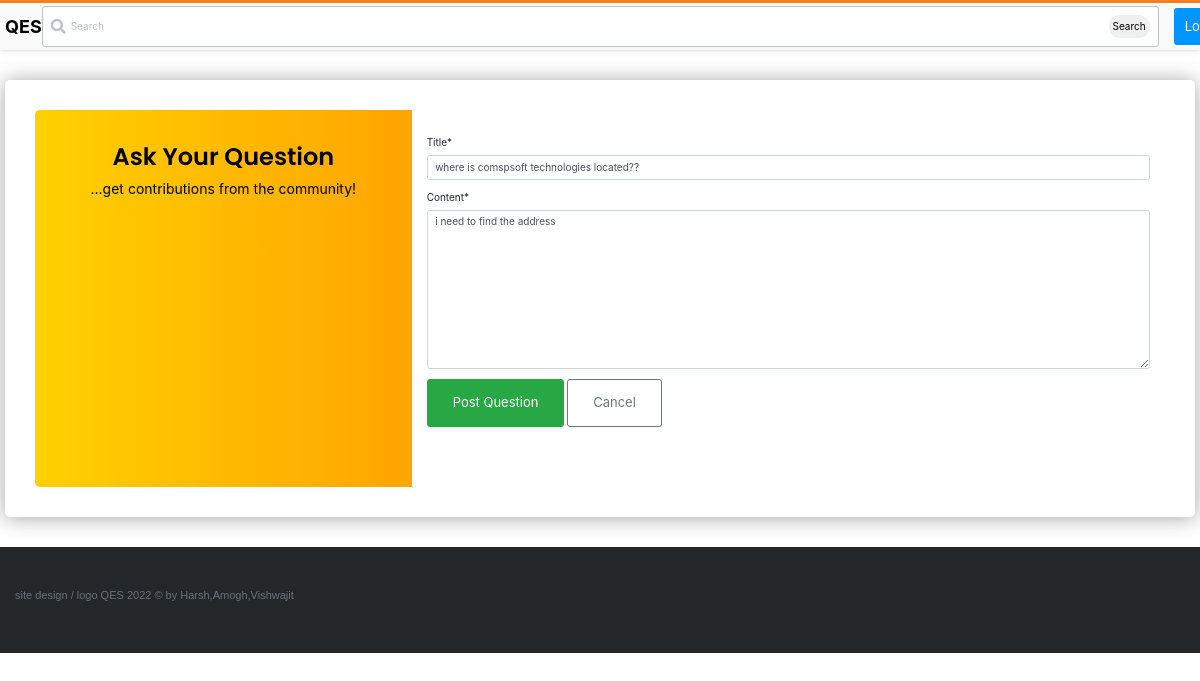
Screenshot of /questions/9/update/ (signed in) with the database file from the repository.
### stackbase/models.py (models this page shows, shortened)
class Question(models.Model):
    user = models.ForeignKey(User, on_delete=models.CASCADE)
    title = models.CharField(max_length=10000)
    content = RichTextField()
    likes = models.ManyToManyField(User, related_name='question_post')
    date_created = models.DateTimeField(default=timezone.now)

### stackbase/views.py (the view, shortened to what this page needs)
# urls.py: path('questions/<int:pk>/update/', views.QuestionUpdateView.as_view(), name="question-update"),
class QuestionUpdateView(UserPassesTestMixin, LoginRequiredMixin, UpdateView):
    model = Question
    fields = ['title', 'content']
    def test_func(self):
        questions = self.get_object()
        if self.request.user == questions.user:
            return True
        return False

### stackbase/templates/stackbase/question_form.html (shortened to what this page needs)
{% extends 'base.html' %}
{% load static %}
{% load crispy_forms_tags %}
{% block content %}
    <!DOCTYPE html>
    <html lang="en">
    <head>
    </head>
    <body>
        <div class="page-content page-container" id="page-content">
            <div class="padding">
                <div class="row  d-flex justify-content-center">
                        <div class="card user-card-full">
                            <div class="row m-l-0 m-r-0">
                                <div class="col-sm-4 bg-c-lite-green user-profile">
                                    <div class="card-block text-center text-white">
                                        <h6 class="f-w-600" style="font-size: 24px; color: black;">Ask Your Question</h6>
                                        <p style="font-size: 14px; color: black;">...get contributions from the community!</p>
                                    </div>
                                </div>
                                <div class="col-sm-8">
                                    <div class="card-block">
                                        </div>
                                        <form action="" method="POST" enctype="multipart/form-data">
                                                {{form|crispy}}
                                                <button class="btn btn-success" id="logout-btn" type="submit">Post Question</button>
                                                <a style="text-decoration: none; " class="btn btn-outline-secondary" href="">Cancel</a>
                                        </form>
                                        <ul class="social-link list-unstyled m-t-40 m-b-10">
                                            <li></li>
                                            <li></li>
                                            <li></li>
                                        </ul>
                                    </div>
                                </div>
                            </div>
                        </div>
                    </div>
                </div>
    </body>
    </html>
{% endblock content %}

### static/main.css (style rules this page uses)
:root { --white: #fff; --black: #0c0d0e; --orange: #f48024; --yellow: #fbf2d4; --green: #5eba7d; --blue: #0077cc; --powder: #e1ecf4; --red: #d1383d; --black-025: #fafafb; --black-050: #eff0f1; --black-075: #e4e6e8; --black-100: #d6d9dc; --black-150: #c8ccd0; --black-200: #bbc0c4; --black-300: #9fa6ad; --black-350: #9199a1; --black-400: #848d95; --black-500: #6a737c; --black-600: #535a60; --black-700: #3c4146; --black-750: #2f3337; --black-800: #242729; --black-900: #0c0d0e; --orange-050: #fff7f2; --orange-100: #fee3cf; --orange-200: #fcd0ad; --orange-300: #f7aa6d; --orange-400: #f48024; --orange-500: #f2720c; --orange-600: #da670b; --orange-700: #bd5c00; --orange-800: #a35200; --orange-900: #874600; --blue-050: #f2f9ff; --blue-100: #cfeafe; --blue-200: #addafc; --blue-300: #6cbbf7; --blue-400: #379fef; --blue-500: #0095ff; --blue-600: #0077cc; --blue-700: #0064bd; --blue-800: #0054a3; --blue-900: #004487; --powder-050: #f4f8fb; --powder-100: #e1ecf4; --powder-200: #d1e5f1; --powder-300: #b3d3ea; --powder-400: #a0c7e4; --powder-500: #7aa7c7; --powder-600: #5b8db1; --powder-700: #39739d; --powder-800: #2c5777; --powder-900: #1e3c52; --green-025: #eef8f1; --green-050: #dcf0e2; --green-100: #cae8d4; --green-200: #a6d9b7; --green-300: #82ca9a; --green-400: #5eba7d; --green-500: #48a868; --green-600: #3d8f58; --green-700: #2f6f44; --green-800: #29603b; --green-900: #1e472c; --yellow-050: #fdf7e3; --yellow-100: #fbf2d4; --yellow-200: #f1e5bc; --yellow-300: #e6d178; --yellow-400: #e9c63f; --yellow-500: #ddb624; --yellow-600: #cea51b; --yellow-700: #b89516; --yellow-800: #9f8010; --yellow-900: #826a0b; --red-050: #fdf3f4; --red-100: #f9d3d7; --red-200: #f4b4bb; --red-300: #e87c87; --red-400: #de535e; --red-500: #d1383d; --red-600: #c02d2e; --red-700: #ac2726; --red-800: #942121; --red-900: #7a1819; --gold: #ffcc01; --gold-lighter: #fff4d1; --gold-darker: #f1b600; --silver: #b4b8bc; --silver-lighter: #e8e8e8; --silver-darker: #9a9c9f; --bronze: #caa789; --bronze-lighter: #f2e9e1; --bronze-darker: #ab825f; --fc-dark: #0c0d0e; --fc-medium: #3c4146; --fc-light: #6a737c; --focus-ring: rgba(0,149,255,0.15); --focus-ring-success: rgba(166,217,183,0.4); --focus-ring-warning: rgba(233,198,63,0.4); --focus-ring-error: rgba(192,45,46,0.15); --focus-ring-muted: rgba(36,39,41,0.1); --bs-sm: 0 1px 2px rgba(0,0,0,0.05),0 1px 4px rgba(0,0,0,0.05),0 2px 8px rgba(0,0,0,0.05); --bs-md: 0 1px 3px rgba(0,0,0,0.06),0 2px 6px rgba(0,0,0,0.06),0 3px 8px rgba(0,0,0,0.09); --bs-lg: 0 1px 4px rgba(0,0,0,0.09),0 3px 8px rgba(0,0,0,0.09),0 4px 13px rgba(0,0,0,0.13); --scrollbar: rgba(0,0,0,0.2); --highlight-bg: #f6f6f6; --highlight-color: #2f3337; --highlight-comment: #656e77; --highlight-punctuation: var(--black-600); --highlight-namespace: #b75501; --highlight-attribute: #015692; --highlight-literal: #b75501; --highlight-symbol: #803378; --highlight-keyword: #015692; --highlight-variable: #54790d; --highlight-addition: #2f6f44; --highlight-deletion: #c02d2e; --dark-blue:#2b2d6e; --magnolia:#f7f6f9; }
*, *::before, *::after { margin: 0; padding: 0; box-sizing: border-box; }
html { font-family: Arial, "Helvetica Neue", Helvetica, sans-serif; font-size: 10px; color: var(--black-800); }
ul { list-style: none; }
a { text-decoration: none; color: var(--blue-600); cursor: pointer; }
.btn { text-align: center; font-size: 1.3rem; border-radius: 3px; transition: all 0.5s; padding: 1.3rem 2.5rem; }
.card { flex: 1 auto; flex-basis: calc(33% - 4rem); display: flex; flex-direction: column; background-color: var(--white); box-shadow: var(--bs-sm); padding: 3rem; border-radius: 0.7rem; margin: 2rem; position: relative; }

### rows the page displays
Question: title "where is comspsoft technologies located??", content "i need to find the address"
